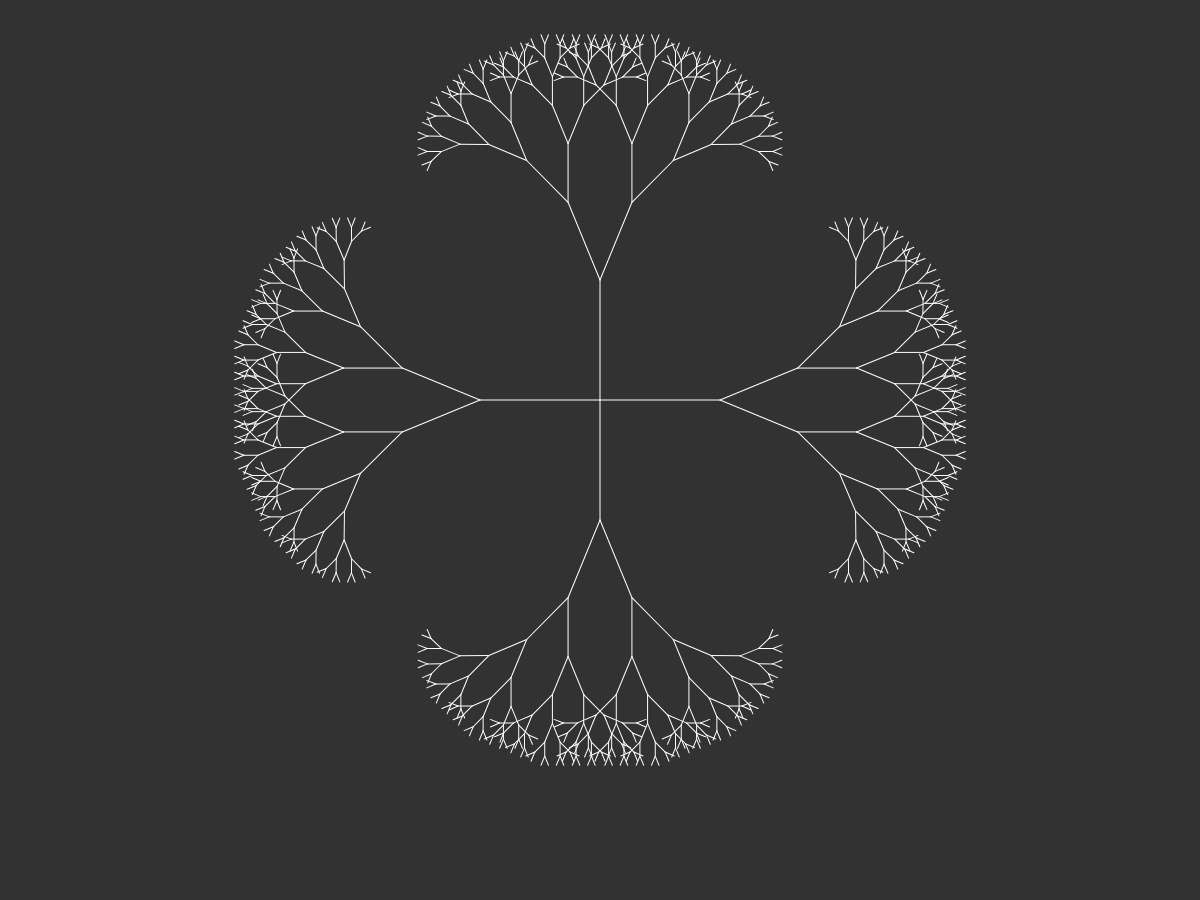
Frame 1 (no input)
Frame 60 (no input): identical to frame 1, image omitted
Frame 120 (the mouse pressed at the canvas centre since frame 60): identical to frame 1, image omitted

The p5.js sketch that drew this single still picture (run headless with seeded random() and noise() and a simulated clock; from frame 60 on, the mouse is pressed at the canvas centre):

// p5.js sketch
// ── sketch.js
var slider;
var angle;

function setup() {
  createCanvas(windowWidth, windowHeight - 100);
  slider = createSlider(0, TWO_PI, PI / 8, 0.01);
}


function draw() {

  background(50);               // not shitty grey
  angle = slider.value();       // get angle from slider
  stroke(255);                  // stroke is white

  var MID_X = windowWidth / 2;
  var MID_Y = (windowHeight - 200) / 2;
  var START_LEN = 120;

  var angles = [-PI / 2, PI / 2, PI, 0];  // rotation angles for the 4 trees

  angles.forEach(function (angle) {
    push();
    translate(MID_X, MID_Y);
    rotate(angle);
    branch(START_LEN);
    pop();
  });
}
function branch(length) {
  line(0, 0, 0, -length);
  translate(0, -length);
  if (length > 10) {
    push();
    rotate(angle);
    branch(length * 0.7);
    pop();
    push();
    rotate(-angle);
    branch(length * 0.7);
    pop();
  }
}
